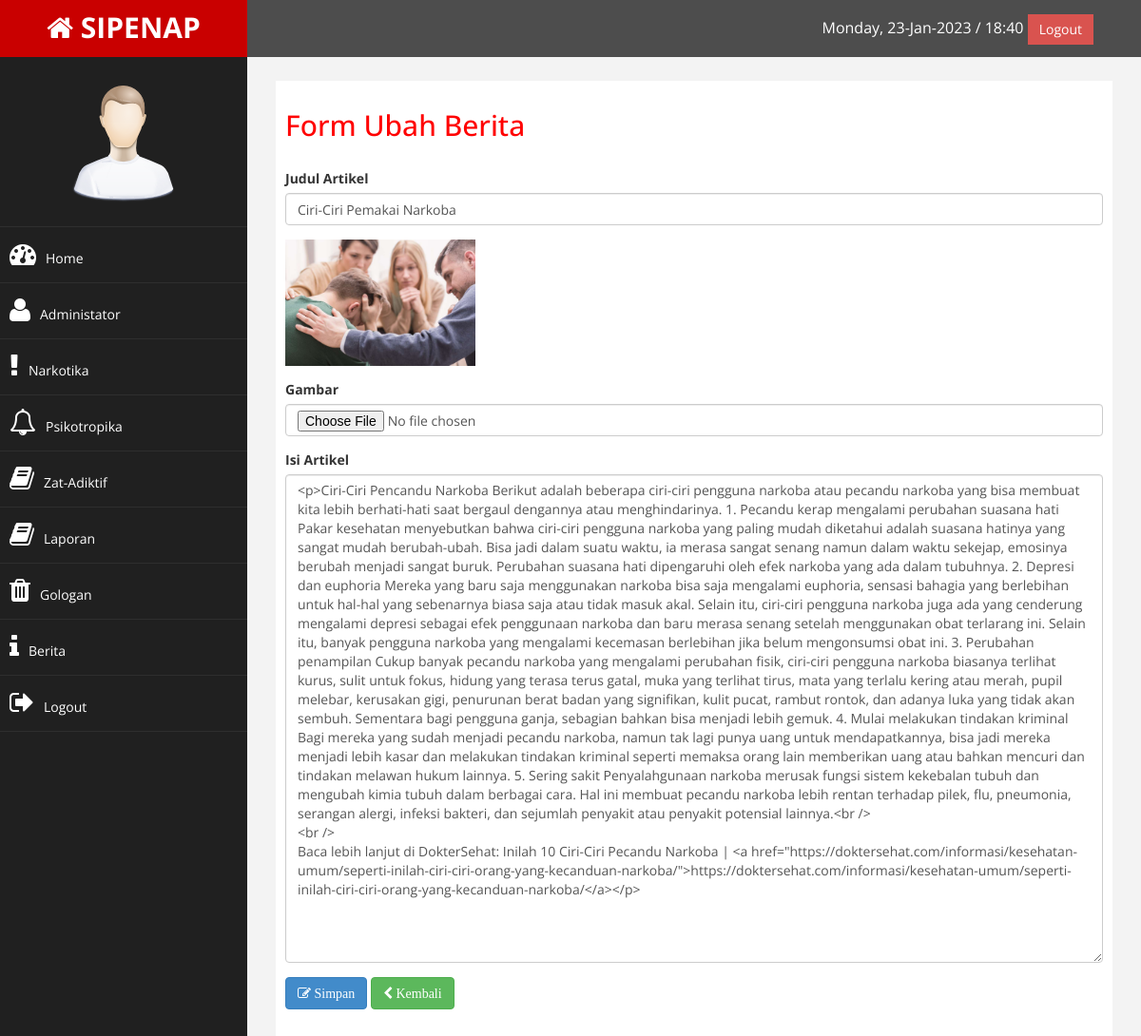
The page /admin/index.php?halaman=ubah_berita&id=2 (signed in) on the database its author committed.
### tables this page shows
CREATE TABLE `berita` (
  `id_berita` int(11) NOT NULL,
  `judul` varchar(255) NOT NULL,
  `isi_berita` text NOT NULL,
  `gambar` text NOT NULL
);

### admin/berita/ubah_berita.php (the view, shortened to what this page needs)
<?php
	$ambil = $koneksi->query("SELECT * FROM berita WHERE id_berita='$_GET[id]'");
	$pecah = $ambil->fetch_assoc();
?>
<h2>Form Ubah Berita</h2><br>
<form method="post" enctype="multipart/form-data">
	<div class="form-group">
		<label for="judul" class="form-label">Judul Artikel</label>
		<input type="text" name="judul" class="form-control" id="judul" value="<?php echo $pecah['judul']; ?>">
	</div>
	<div class="form-group">
		<img src="../images/<?php echo $pecah['gambar']; ?>" width="200">
	</div>
	<div class="form-group">
		<label for="foto" class="form-label">Gambar</label><br>
		<input type="file" class="form-control" name="foto" id="foto">
	</div>
	<div class="form-group">
		<label for="isi_berita" class="form-label">Isi Artikel</label>
		<textarea name="isi_berita" class="form-control" rows="25" id="isi_berita"><?php echo $pecah['isi_berita']; ?></textarea>
	</div>
	<div class="form-group">
		<button class="btn btn-primary" name="ubah"><i class="fa fa-edit"> Simpan</i></button>
		<a href="index.php?halaman=berita" class="btn btn-success"><i class="fa fa-chevron-left"> Kembali</i></a>
	</div>
</form>

### admin/assets/css/custom.css (style rules this page uses)
body { font-family: 'Open Sans', sans-serif; }
h2 { color: #f00; }

### rows shown on the page
berita: judul "Ciri-Ciri Pemakai Narkoba", gambar (picture), isi_berita "<p>Ciri-Ciri Pencandu Narkoba Berikut adalah beberapa ciri-ciri pengguna narkoba atau pecandu narkoba yang bisa membuat kita lebih berhati-hati saat bergaul dengannya atau menghindarinya. 1. Pecandu kerap mengalami perubahan suasana hati Pakar kesehatan menyebutkan bahwa ciri-ciri pengguna narkoba yang paling mudah diketahui adalah suasana hatinya yang sangat mudah berubah-ubah. Bisa jadi dalam suatu waktu, ia merasa sangat senang namun dalam waktu sekejap, emosinya berubah menjadi sangat buruk. Perubahan suasana hati dipengaruhi oleh efek narkoba yang ada dalam tubuhnya. 2. Depresi dan euphoria Mereka yang baru saja menggunakan narkoba bisa saja mengalami euphoria, sensasi bahagia yang…"
